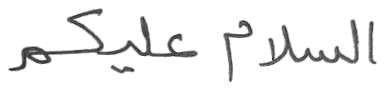
#> input picture ai_engine/htr/dataset/golden_test/images/line_001.png, 385 x 91 px
$ python -i preprocess.py   (imports and definitions only)
#> lines starting #> are read from the running program, lines starting #| are printed output that depends on the picture
#> further down, picture is the input picture: PIL image 385x91 L; min 26, max 255, mean 239.1
"""Image preprocessing shared by training and inference (PIL + numpy only).

A line image becomes a float32 array of shape (height, width) with ink ~1 and
background ~0, so zero-padding on the right is "blank paper".
"""

from __future__ import annotations

import numpy as np
from PIL import Image, ImageOps

DEFAULT_HEIGHT = 64
DOWNSAMPLE = 4  # horizontal stride of the CNN: one output frame per 4 input columns


def preprocess(img: Image.Image, height: int = DEFAULT_HEIGHT, max_width: int | None = 2048,
               rtl: bool = False) -> np.ndarray:
    """rtl=True mirrors the line so the CNN reads right-to-left scripts in reading order."""
#> called with height = 64, max_width = 2048, rtl = False
    img = ImageOps.autocontrast(img.convert("L"), cutoff=1)
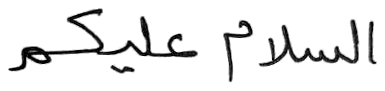
#> img: PIL image 385x91 L; min 0, max 255, mean 233.6
    w, h = img.size
#> w = 385; h = 91
    new_w = max(DOWNSAMPLE * 4, round(w * height / h))
#> new_w = 271
    if max_width is not None:
        new_w = min(new_w, max_width)
    img = img.resize((new_w, height), Image.Resampling.BILINEAR)
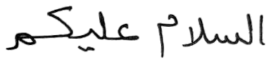
#> img: PIL image 271x64 L; min 0, max 255, mean 233.7
    arr = 1.0 - np.asarray(img, dtype=np.float32) / 255.0
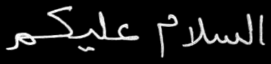
#> arr: shape (64, 271) float32; min 0, max 1, mean 0.0837
    return np.ascontiguousarray(arr[:, ::-1]) if rtl else arr


def pad_width(arr: np.ndarray, multiple: int = DOWNSAMPLE) -> np.ndarray:
    """Right-pad (H, W) with zeros so W is a multiple of the CNN stride."""
    w = arr.shape[1]
    target = -(-w // multiple) * multiple
    if target == w:
        return arr
    return np.pad(arr, ((0, 0), (0, target - w)))

>>> from PIL import Image
>>> picture = Image.open('../dataset/golden_test/images/line_001.png')
>>> result = preprocess(picture)

$ run again, on ai_engine/htr/dataset/golden_test/images/line_002.png
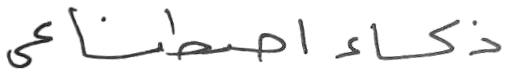
#> input picture ai_engine/htr/dataset/golden_test/images/line_002.png, 509 x 76 px
#> picture is the input picture: PIL image 509x76 L; min 10, max 255, mean 241.1
#> in preprocess, `img = img.resize((new_w, height), Image.Resampling.BILINEAR)`:
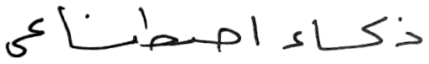
#> img: PIL image 429x64 L; min 0, max 255, mean 237.4
#> in preprocess, `arr = 1.0 - np.asarray(img, dtype=np.float32) / 255.0`:
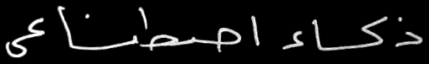
#> arr: shape (64, 429) float32; min 0, max 1, mean 0.0692
